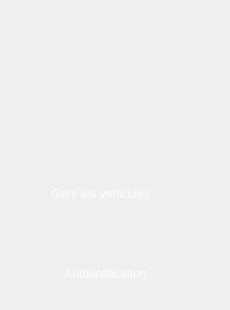
    <widget class="QWidget" name="mainpage_voiture">
     <property name="styleSheet">
      <string notr="true">background-image : none; </string>
     </property>
     <widget class="QPushButton" name="pushButton_4">
      <property name="geometry">
       <rect>
        <x>20</x>
        <y>180</y>
        <width>161</width>
        <height>28</height>
       </rect>
      </property>
      <property name="styleSheet">
       <string notr="true">

background-color: transparent;
	font: 10pt &quot;Segoe UI Historic&quot;;
	color: rgb(255, 255, 255);
background: none;
border: none;
background-repeat none;
</string>
      </property>
      <property name="text">
       <string>Gere les vehicules</string>
      </property>
     </widget>
     <widget class="QPushButton" name="pushButton_5">
      <property name="geometry">
       <rect>
        <x>20</x>
        <y>260</y>
        <width>171</width>
        <height>28</height>
       </rect>
      </property>
      <property name="styleSheet">
       <string notr="true">

background-color: transparent;
	font: 10pt &quot;Segoe UI Historic&quot;;
	color: rgb(255, 255, 255);
background: none;
border: none;
background-repeat: none;
</string>
      </property>
      <property name="text">
       <string>Authentification</string>
      </property>
     </widget>
     <widget class="QLabel" name="selected2_23">
      <property name="geometry">
       <rect>
        <x>0</x>
        <y>250</y>
        <width>221</width>
        <height>51</height>
       </rect>
      </property>
      <property name="styleSheet">
       <string notr="true">
background-color: transparent;
background: none;
	border-image: url(:/selected2.png);
border: none;
background-repeat: none;
</string>
      </property>
      <property name="text">
       <string/>
      </property>
     </widget>
     <zorder>selected2_23</zorder>
     <zorder>pushButton_4</zorder>
     <zorder>pushButton_5</zorder>
    </widget>
